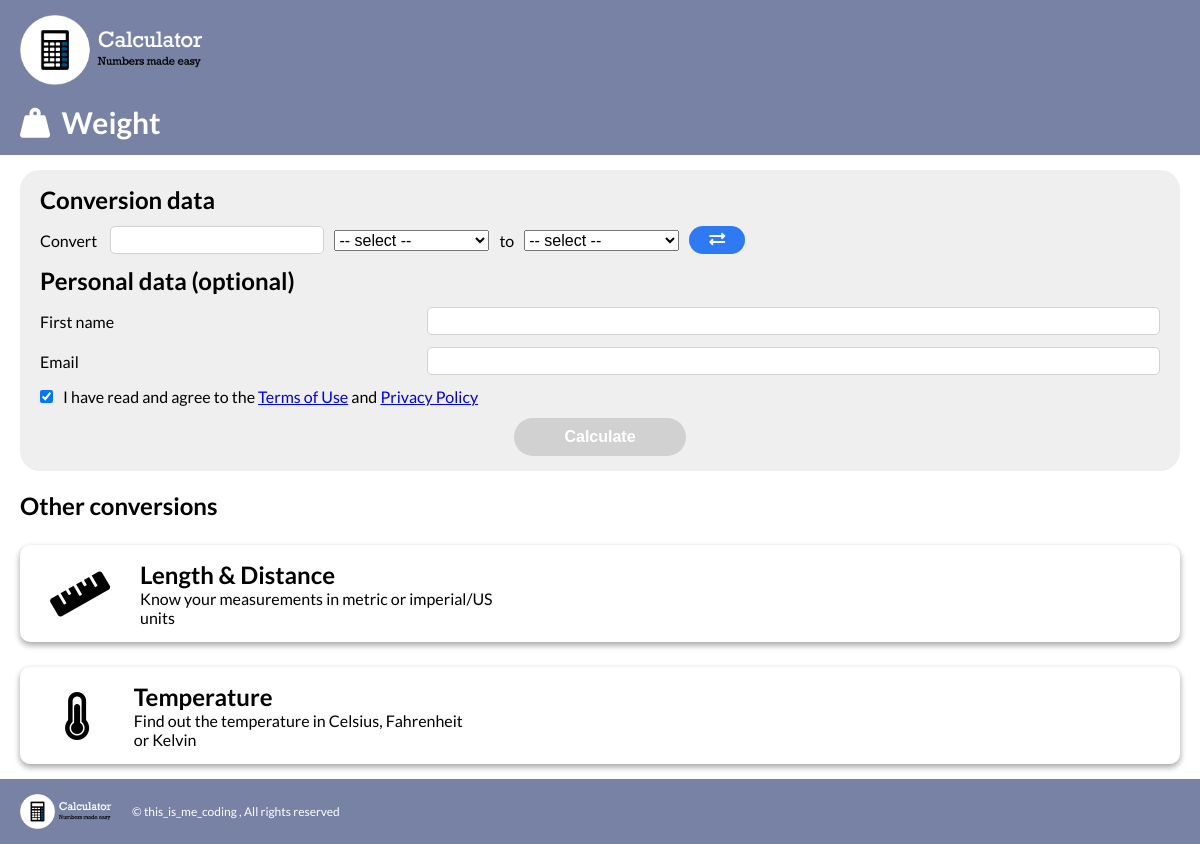
Screenshot of /index.php?type=weight with the database file from the repository.
### tables this page shows
CREATE TABLE `types` (
  `type_unique_id` int(11) NOT NULL,
  `type_full_name` varchar(50) NOT NULL,
  `type_tile_description` varchar(255) NOT NULL,
  `type_site` varchar(50) NOT NULL,
  `type_icon` varchar(50) NOT NULL
);

### index.php (the view, shortened to what this page needs)
<?php
    include_once('header.php');
?>
<main class="big_box_flex">
    <div class="size_box_flex flex-dir-col">
        <?php
        if(str_contains($_SERVER['REQUEST_URI'], "index.php")){
            if(isset($_GET["type"]) && in_array($_GET["type"], $array)) {
            ?>
            <form action="results.php" method="POST" class="flexbox flex-dir-col">
            <h2>Conversion data</h2>
            <div class="flexbox form_convert_question">
                Convert&nbsp;
                <input type="number" name="start_value" id="start_value" step="any" onkeyup="start_func()">
                <select name="first_select" id="first_select" required onchange="select_1()">
                <option value="" selected disabled>-- select --</option>
                </select>
                to
                <select name="second_select" id="second_select" required onchange="select_2()">
                <option value="" selected disabled>-- select --</option>
                </select>
                <button type="button" class="exchange_values" onclick="swap_select()"><i class="fas fa-exchange-alt"></i></button>
            </div>
            <?php include_once('form_routine_questions.php'); ?>
            <button type="submit" id="submit_form" disabled>Calculate</button>
            </form>
            <?php }
                if(
                    (str_contains($_SERVER['REQUEST_URI'], "index.php")
                    && str_contains($_SERVER['REQUEST_URI'], "?type=".!in_array($_GET["type"], $array)))
                    ||
                    (str_contains($_SERVER['REQUEST_URI'], "index.php")
                    && !str_contains($_SERVER['REQUEST_URI'], "?"))
                    ) {
                        include_once('tiles_collection.php');
                    }
            }
            ?>
    </div>
</main>
<?php include_once('footer.php'); ?>

### header.php (shortened to what this page needs)
<?php
    $servername = "localhost";
    $server_username = "root";
    $server_password = "";
    $server_dbname = "calculator_4T_06";
    $conn = mysqli_connect($servername, $server_username, $server_password, $server_dbname);
?>
<!DOCTYPE html>
<html lang="en">
<head>
    <link rel="stylesheet" href="https://cdnjs.cloudflare.com/ajax/libs/font-awesome/5.15.4/css/all.min.css" />
    <link rel="stylesheet" href="style.css" type="text/css">
</head>
<body onload="active_tile()">
    <header class="big_box_flex navbar">
        <div class="size_box_flex">
            <a href="index.php"><img class="logo logo_header" src="logo.png"></a>
            <?php
                if (str_contains($_SERVER['REQUEST_URI'], "index.php")){
                    $query = "SELECT type_site FROM types;";
                    $result = mysqli_query($conn, $query);
                    while ($row = mysqli_fetch_array($result)){
                        $array[] = $row["type_site"];
                    }
                    if(isset($_GET["type"]) && in_array($_GET["type"], $array)) {
                        $query = "SELECT type_full_name, type_tile_description, type_site, type_icon FROM types WHERE type_site=\"".$_GET["type"]."\";";
                        $result = mysqli_query($conn, $query);
                        while ($row = mysqli_fetch_array($result)){
                        ?>
                        <h2><i class="<?php echo $row["type_icon"]; ?>"></i>&nbsp;&nbsp;<?php echo $row["type_full_name"]; ?></h2>
                        <?php }
                    } else if(isset($_GET["type"]) && !in_array($_GET["type"], $array))  {
                        ?>
                        <h2>Error</h2>
                        <?php
                    }
                }
            ?>
        </div>
    </header>

### tiles_collection.php
<div class="tiles_collection">
        <?php
        if (str_contains($_SERVER['REQUEST_URI'], "index.php")){
            $query = "SELECT type_site FROM types;";
            $result = mysqli_query($conn, $query);
            while ($row = mysqli_fetch_array($result)){
                $array[] = $row["type_site"];
            }
            if(isset($_GET["type"]) && in_array($_GET["type"], $array)) {
                ?>
                <h2 class="collection_title"> <?php
                echo "Other conversions";
                ?>
                </h2><?php
            }
        }
        ?>
    <?php
        $query = "SELECT type_full_name, type_tile_description, type_site, type_icon FROM types;";
        $result = mysqli_query($conn, $query);
        while ($row = mysqli_fetch_array($result)){
    ?>
    <a class="tile-link <?php echo $row["type_site"]."_tile"; ?>" href="<?php echo "index.php?type=".$row["type_site"]; ?>">
        <div class="tile">
            <i class="<?php echo $row["type_icon"]; ?>"></i>
            <div>
                <h2><?php echo $row["type_full_name"]; ?></h2>
                <h4><?php echo $row["type_tile_description"]; ?></h4>
            </div>
        </div>
    </a>
    <?php } ?>
</div>

### style.css (style rules this page uses)
* { margin: 0; padding: 0; word-wrap: break-word; }
body { font-size: 16px; font-family: 'Lato', sans-serif; }
img, .navbar a { height: inherit; }
h4 { font-weight: 400; }
.flexbox { display: flex; justify-content: center; align-items: center; }
.flex-dir-col { flex-direction: column; }
.big_box_flex { display: flex; justify-content: center; align-items: center; padding: 15px 20px; gap: 20px 0; }
.size_box_flex { display: flex; justify-content: space-between; align-items: center; width: 1200px; height: inherit; gap: 20px 0; }
.navbar { height: 70px; background: #7882A4; color: #fff; font-size: 20px; }
.navbar > div { justify-content: flex-start; gap: 35px; }
main { text-align: justify; }
.tiles_collection { width: 100%; display: flex; justify-content: space-around; align-items: stretch; flex-wrap: wrap; gap: 25px 0; }
.tiles_collection>.collection_title { width: 100%; text-align: center; }
.tile-link { display: flex; justify-content: flex-start; width: calc(30% - 15px); background: #fff; padding: 15px; border-radius: 10px; box-shadow: rgba(0, 0, 0, 0.16) 0px 3px 6px, rgba(0, 0, 0, 0.23) 0px 3px 6px; text-decoration: none; color: inherit; align-items: center; }
.tile { display: flex; justify-content: space-between; align-items: center; gap:15px; }
.tile>i { font-size: 48px; display: flex; justify-content: center; width: 20%; }
.tile>div { width: 80%; text-align: left; display: flex; align-items: flex-start; flex-direction: column; }
form { width: 55%; gap: 12px; background-color: #EFEFEF; border-radius: 20px; padding: 15px 20px; }
form>*:not(button) { width: 100%; }
form>div.flexbox { justify-content: space-between; }
.flexbox.form_convert_question { flex-wrap: wrap; justify-content: flex-start; gap: 10px; }
.form_convert_question>input[type=number] { width: 130px; }
.form_convert_question>select { width: 155px; }
form input:not([type=checkbox]) { width: 65%; height: inherit; }
input { border: 1px solid #D1D1D1; border-radius: 5px; font-size: inherit; padding: 4px 6px; }
select { font-size: 16px; }
button[type=submit], .button_go_back { font-size: 16px; padding: 10px 50px; background-color: #2E7AF5; color: #fff; font-weight: 700; border: none; outline: none; border-radius: 20px; cursor: pointer; }
button[type=submit]:disabled { background-color: #D1D1D1; cursor: not-allowed; }
.exchange_values { font-size: 16px; padding: 5px 20px; color: #fff; background-color: #2E7AF5; border-radius: 20px; border: none; outline: none; cursor: pointer; }
@media screen and (max-width: 1200px) { .navbar { height: auto; } }
@media screen and (max-width: 1200px) { .navbar > div { flex-direction: column; align-items: flex-start; gap: 15px; } }
@media screen and (max-width: 1200px) { .logo_header { height: 70px; } }
@media screen and (max-width: 1200px) { form { width: calc(100% - 40px); } }
@media screen and (max-width: 1200px) { input { font-size: 16px; } }
@media screen and (max-width: 1200px) { .form_convert_question>input[type=number] { width: 200px; } }
@media screen and (max-width: 1200px) { .tile-link { width: 100%; } }
@media screen and (max-width: 1200px) { .tiles_collection>.collection_title { text-align: left; } }

### rows the page displays
types: type_full_name "Weight"
types: type_full_name "Length & Distance", type_tile_description "Know your measurements in metric or imperial/US units"
types: type_full_name "Temperature", type_tile_description "Find out the temperature in Celsius, Fahrenheit or Kelvin"
